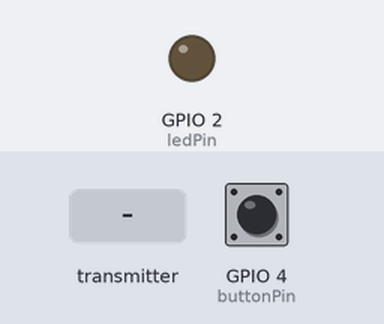
Bench run of a sketch on a simulated ESP32. Shown: output pins drawn as LEDs (lit = HIGH). The test bench sets the inputs (shaded band); at power-on: GPIO 4 (buttonPin) HIGH. WiFi joins after 1.5 s; servers stay silent unless stated; no MQTT or app messages arrive unless stated; what the sketch prints to the serial monitor is not drawn.

Above: at 2.7 s.
2.8 s: the transmitter starts sending ledOn = 1
At 3.4 s:
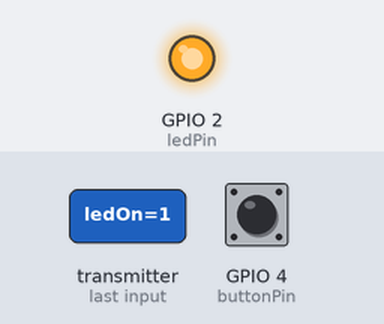
8.4 s: the transmitter starts sending ledOn = 0
At 8.8 s:
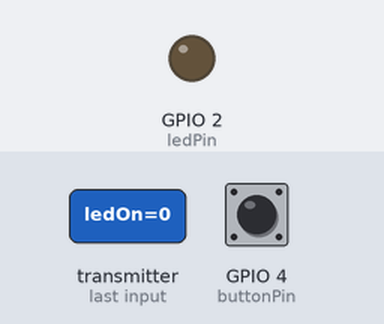
Timing chart, 0 to 11.4 s (numbered marks = the images above; inputs shaded):
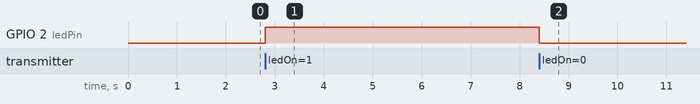

Measured:
- after the input at 2.8 s, GPIO 2 (ledPin): LOW → HIGH at once
- after the input at 8.4 s, GPIO 2 (ledPin): HIGH → LOW at once

The sketch:

ESP32.ino
```cpp
#include <Arduino.h>
#include <WiFi.h>
#include <PubSubClient.h>
#include <freertos/FreeRTOS.h>
#include <freertos/task.h>
#include <esp_now.h>

extern "C" {
  #include "esp_wifi.h"
}


constexpr char WIFI_SSID[] = "shy";
constexpr char WIFI_PASSWORD[] = "12345678";
constexpr char TOKEN[] = "hEuhTIpi2zGCKytCHtsu";
constexpr char THINGSBOARD_SERVER[] = "app.coreiot.io";
constexpr uint16_t THINGSBOARD_PORT = 1883U;

WiFiClient wifiClient;
PubSubClient mqttClient(wifiClient);


float temp = 0.0;
float humidity = 0.0;
float rainfall = 0.0;


TaskHandle_t TaskSensorHandle = NULL;
TaskHandle_t TaskButtonHandle = NULL;


const uint8_t peerMac[6] = {0xCC, 0xBA, 0x97, 0x0D, 0xEA, 0x10};
const int ledPin = 2;
const int buttonPin = 4;

typedef struct {
  bool ledOn;
} Message;

void OnDataSent(const uint8_t *mac_addr, esp_now_send_status_t status) {
  Serial.print("Send Status: ");
  Serial.println(status == ESP_NOW_SEND_SUCCESS ? "Success" : "Fail");
}

void OnDataRecv(const esp_now_recv_info_t* recv_info, const uint8_t* data, int len) {
  if (len != sizeof(Message)) return;
  Message msgRecv;
  memcpy(&msgRecv, data, sizeof(msgRecv));
  Serial.print("Received LED state: ");
  Serial.println(msgRecv.ledOn ? "ON" : "OFF");
  digitalWrite(ledPin, msgRecv.ledOn ? HIGH : LOW);
}


void reconnectMQTT() {
  while (!mqttClient.connected()) {
    Serial.print("Kết nối MQTT...");
    if (mqttClient.connect("ESP32Client", TOKEN, NULL)) {
      Serial.println("Thành công!");
    } else {
      Serial.print("Lỗi: ");
      Serial.print(mqttClient.state());
      Serial.println(" - Thử lại sau 5s");
      delay(5000);
    }
  }
}

void TaskSensor(void *pvParameters) {
  uint8_t temp_bytes[4];
  uint8_t humidity_bytes[4];
  uint8_t rainfall_bytes[4];

  while (true) {
    if (!mqttClient.connected()) {
      reconnectMQTT();
    }
    mqttClient.loop();

    if (Serial2.available() >= 12) {
      for (int i = 0; i < 4; i++) temp_bytes[i] = Serial2.read();
      for (int i = 0; i < 4; i++) humidity_bytes[i] = Serial2.read();
      for (int i = 0; i < 4; i++) rainfall_bytes[i] = Serial2.read();

      memcpy(&temp, temp_bytes, sizeof(temp));
      memcpy(&humidity, humidity_bytes, sizeof(humidity));
      memcpy(&rainfall, rainfall_bytes, sizeof(rainfall));

      Serial.printf("Nhiệt độ: %.2f C, Độ ẩm: %.2f %%, Mưa: %.2f mm\n", temp, humidity, rainfall);

      char payload[150];
      snprintf(payload, sizeof(payload),
               "{\"temperature\": %.2f, \"humidity\": %.2f, \"rainfall\": %.2f}",
               temp, humidity, rainfall);

      if (mqttClient.publish("v1/devices/me/telemetry", payload)) {
        Serial.println("Gửi dữ liệu thành công.");
      } else {
        Serial.println("Gửi dữ liệu thất bại.");
      }
    }

    vTaskDelay(pdMS_TO_TICKS(3000));
  }
}


void TaskButton(void *pvParameters) {
  bool lastButtonState = HIGH;
  bool ledState = false;
  Message msg;

  while (true) {
    bool buttonState = digitalRead(buttonPin);

    if (lastButtonState == HIGH && buttonState == LOW) {
      ledState = !ledState;
      msg.ledOn = ledState;

      esp_err_t result = esp_now_send(peerMac, (uint8_t *)&msg, sizeof(msg));
      Serial.print(result == ESP_OK ? "Send LED " : "Send fail LED ");
      Serial.println(ledState ? "ON" : "OFF");

      vTaskDelay(pdMS_TO_TICKS(50));
    }

    lastButtonState = buttonState;
    vTaskDelay(pdMS_TO_TICKS(10));
  }
}


void setup() {
  Serial.begin(9600);
  Serial2.begin(9600, SERIAL_8N1, 16, 17);

  pinMode(ledPin, OUTPUT);
  digitalWrite(ledPin, LOW);
  pinMode(buttonPin, INPUT_PULLUP);

  WiFi.mode(WIFI_STA);
  WiFi.begin(WIFI_SSID, WIFI_PASSWORD);
  Serial.print("Kết nối WiFi");
  while (WiFi.status() != WL_CONNECTED) {
    delay(500);
    Serial.print(".");
  }
  Serial.println("\nWiFi đã kết nối!");

  mqttClient.setServer(THINGSBOARD_SERVER, THINGSBOARD_PORT);


  WiFi.disconnect();
  esp_wifi_set_channel(1, WIFI_SECOND_CHAN_NONE);

  if (esp_now_init() != ESP_OK) {
    Serial.println("ESP-NOW init failed");
    while (true);
  }

  esp_now_register_send_cb(OnDataSent);
  esp_now_register_recv_cb(OnDataRecv);

  esp_now_peer_info_t peerInfo = {};
  memcpy(peerInfo.peer_addr, peerMac, 6);
  peerInfo.channel = 1;
  peerInfo.encrypt = false;
  if (esp_now_add_peer(&peerInfo) != ESP_OK) {
    Serial.println("Failed to add peer");
    while (true);
  }

  Serial.println("ESP-NOW Initialized and Ready");

  // Tạo các FreeRTOS task
  xTaskCreate(TaskSensor, "SensorTask", 4096, NULL, 1, &TaskSensorHandle);
  xTaskCreate(TaskButton, "ButtonTask", 2048, NULL, 1, &TaskButtonHandle);
}


void loop() {
  // Không xử lý gì ở đây
}
```
